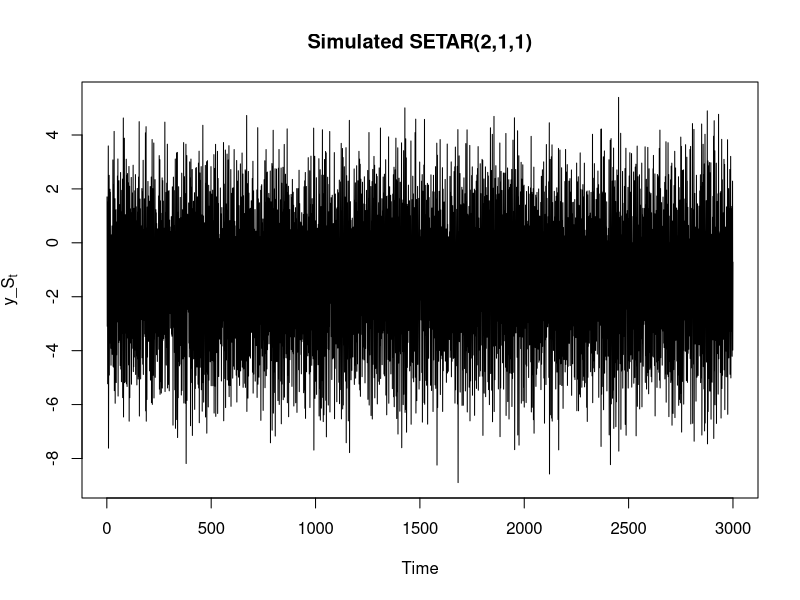
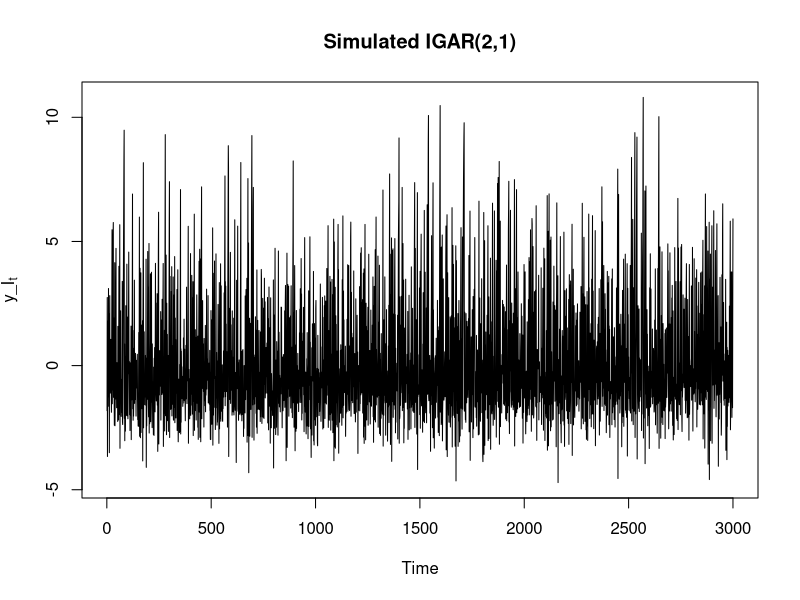
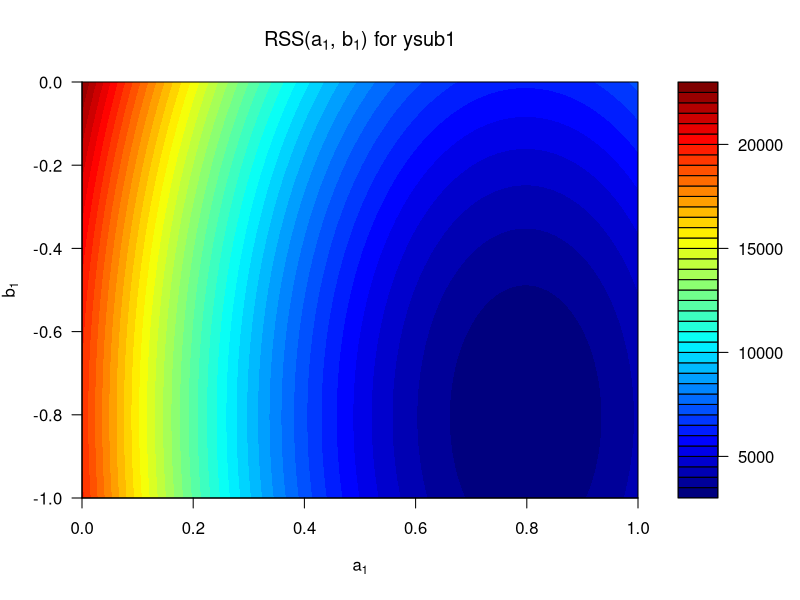
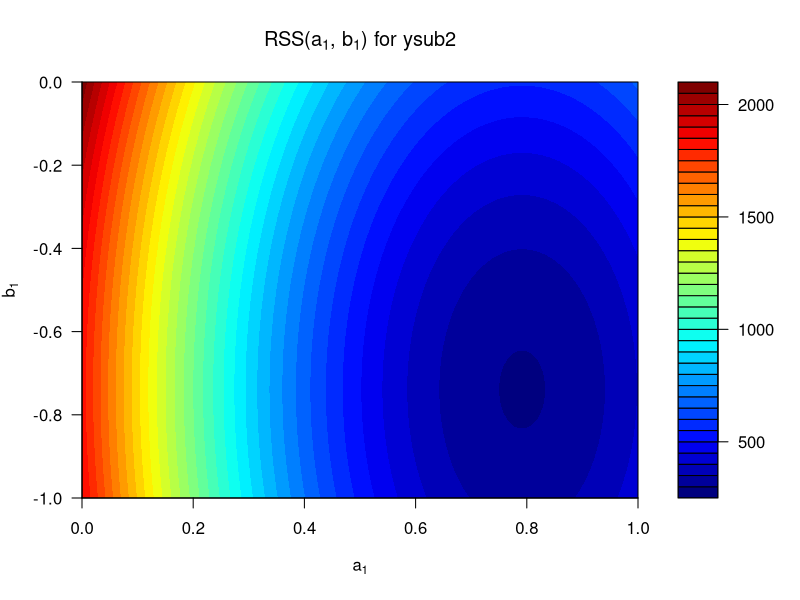
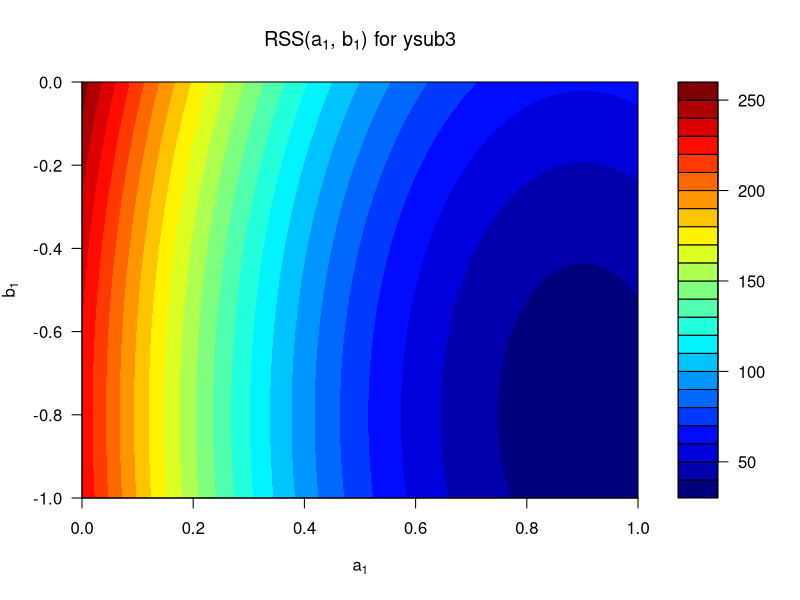

Reproduce these figures in R, in order. (Note: a time limit stopped this script after it produced the figures.)
## ---- chunk 1
set.seed(132)
n <- 3100
r <- rnorm(n)
a0_S <- 3
a1_S <- 0.8
b0_S <- -3
b1_S <- -0.8
thr <- 0
## Make a time series y with a regime model
y_S <- rep(NA,n)
y_S[1] <- r[1]
for(t in 2:n)
  {
    if(y_S[t-1] <= thr)
      {
        y_S[t] <- a0_S + a1_S * y_S[t-1] + r[t]
      }
    else
      {
        y_S[t] <- b0_S + b1_S * y_S[t-1] + r[t]
      }
  }

y_S <- tail(y_S, -100)

ts.plot(y_S, main = "Simulated SETAR(2,1,1)", ylab = expression(y_S[t]))
## ---- chunk 2

RSSa1b1_SETAR <- function(theta) {
    n <- length(y_S)
    a1_S <- theta[1]
    b1_S <- theta[2]
    
    Q <- 0
    for (t in 2:n) {
      if(y_S[t-1] <= thr)
      {
        mean <- a0_S + a1_S * y_S[t-1] 
      }
    else
      {
        mean <- b0_S + b1_S * y_S[t-1] 
      }
        Q <- Q + (y_S[t] - mean)^2
    }
    return(Q)
}
optim(c(0.5, 0.5), RSSa1b1_SETAR)

## ---- chunk 3
RSSthr_SETAR <- function(theta) {
    n <- length(y_S)
    thr <- theta[1]

    Q <- 0
    for (t in 2:n) {
      if(y_S[t-1] <= thr)
      {
        mean <- a0_S + a1_S * y_S[t-1] 
      }
    else
      {
        mean <- b0_S + b1_S * y_S[t-1] 
      }
        Q <- Q + (y_S[t] - mean)^2
    }
    return(Q)
}
optim(c(1), RSSthr_SETAR, method = 'Brent', lower = min(y_S), upper = max(y_S))

## ---- chunk 4
RSSall_SETAR <- function(theta) {
    n <- length(y_S)
    a0_S <- theta[1]
    a1_S <- theta[2]
    b0_S <- theta[3]
    b1_S <- theta[4]
    thr <- theta[5]
    
    Q <- 0
    for (t in 2:n) {
      if(y_S[t-1] <= thr)
      {
        mean <- a0_S + a1_S * y_S[t-1] 
      }
    else
      {
        mean <- b0_S + b1_S * y_S[t-1] 
      }
        Q <- Q + (y_S[t] - mean)^2
    }
    return(Q)
}
optim(c(0.5, 0.5, 0.5, 0.5, 0.5), RSSall_SETAR)
## ---- chunk 5
set.seed(41)
n <- 3100
a0_I <- 3
a1_I <- 0.8
b0_I <- -1
b1_I <- -0.2
p <- 0.3

r <- rnorm(n)
y_I <- rep(NA,n)
y_I[1] <- r[1]
for(t in 2:n)
  {
    if(rbinom(1,1,p) == 1)
      {
        y_I[t] <- a0_I + a1_I * y_I[t-1] + r[t]
      }
    else
      {
        y_I[t] <- b0_I + b1_I * y_I[t-1] + r[t]
      }
}

y_I <- tail(y_I, -100)

ts.plot(y_I, main = "Simulated IGAR(2,1)", ylab = expression(y_I[t]))
## ---- chunk 6
RSSa1b1_IGAR <- function(theta) {
    n <- length(y_I)
    a1_I <- theta[1]
    b1_I <- theta[2]
    
    Q <- 0
    for (t in 2:n) {
        mean = p*(a0_I + a1_I*y_I[t-1]) + (1-p)*(b0_I+b1_I*y_I[t-1])
        Q <- Q + (y_I[t] - mean)^2
    }
    return(Q)
}
optim(c(0.5, 0.5), RSSa1b1_IGAR)
## ---- chunk 7
RSSp_IGAR <- function(theta) {
    n <- length(y_I)
    p <- theta[1]
    
    Q <- 0
    for (t in 2:n) {
        mean = p*(a0_I + a1_I * y_I[t-1]) + (1-p) * (b0_I + b1_I * y_I[t-1])
        Q <- Q + (y_I[t] - mean)^2
    }
    return(Q)
}

optim(c(0.5), RSSp_IGAR, method='Brent', lower=0, upper=1)
## ---- chunk 8
RSSall_IGAR <- function(theta) {
    n <- length(y_I)
    a0_I <- theta[1]
    a1_I <- theta[2]
    b0_I <- theta[3]
    b1_I <- theta[4]
    p <- theta[5]

    
    Q <- 0
    for (t in 2:n) {
        mean = p*(a0_I + a1_I*y_I[t-1]) + (1-p)*(b0_I+b1_I*y_I[t-1])
        Q <- Q + (y_I[t] - mean)^2
    }
    return(Q)
}

optim(c(0.5, 0.5, 0.5, 0.5, 0.5), RSSall_IGAR)
## ---- chunk 9
# Function for estimating unknown parameters

RSSa1b1_SETAR <- function(theta, y_S) {
    n <- length(y_S)
    a1_S <- theta[1]
    b1_S <- theta[2]
    
    Q <- 0
    for (t in 2:n) {
      if(y_S[t-1] <= thr)
      {
        mean <- a0_S + a1_S * y_S[t-1] 
      }
    else
      {
        mean <- b0_S + b1_S * y_S[t-1] 
      }
        Q <- Q + (y_S[t] - mean)^2
    }
    return(Q)
}

# Sub intervals of y

ysub <- list(
ysub1 <- y_S[1:3000],
ysub2 <- y_S[1:300],
ysub3 <- y_S[1:30],
ysub4 <- y_S[1001:1300],
ysub5 <- y_S[1001:1030]
)
names(ysub) <- paste0("ysub", seq_along(ysub))

steps <- 100
# Create grid of points
X <- seq(0, 1, length.out = steps)
Y <- seq(-1, 0, length.out = steps)

# Evaluate RSSa1b1 over grid for all ysub

for (i in 1:length(ysub)) {

  Zi <- outer(X, Y, Vectorize(function(h, t) RSSa1b1_SETAR(c(h, t), ysub[[i]])))

  filled.contour(
    X, Y, Zi,
    xlab = expression(a[1]),
    ylab = expression(b[1]),
    main = bquote("RSS(" * a[1] * ", " * b[1] * ") for " * .(names(ysub)[i])),
    nlevels = 30,
    color.palette = colorRampPalette(c("#00007F", "blue", "#007FFF", "cyan", "#7FFF7F", "yellow", "#FF7F00", "red", "#7F0000"))
)
}
## ---- chunk 10
# Function for estimating unknown parameters
RSSa1b1_IGAR <- function(theta, y_I) {
    n <- length(y_I)
    a1_I <- theta[1]
    b1_I <- theta[2]
    
    Q <- 0
    for (t in 2:n) {
        mean = p*(a0_I + a1_I*y_I[t-1]) + (1-p)*(b0_I+b1_I*y_I[t-1])
        Q <- Q + (y_I[t] - mean)^2
    }
    return(Q)
}

ysub <- list(
ysub1 <- y_I[1:3000],
ysub2 <- y_I[1:300],
ysub3 <- y_I[1:30],
ysub4 <- y_I[1001:1300],
ysub5 <- y_I[1001:1030]
)
names(ysub) <- paste0("ysub", seq_along(ysub))

steps <- 100
# Create grid of points
X <- seq(0, 1, length.out = steps)
Y <- seq(-1, 0, length.out = steps)

for (i in 1:length(ysub)) {
  # Evaluate RSSa1b1 over grid
  Zi <- outer(X, Y, Vectorize(function(h, t) RSSa1b1_IGAR(c(h, t), ysub[[i]])))

  filled.contour(
    X, Y, Zi,
    xlab = expression(a[1]),
    ylab = expression(b[1]),
    main = bquote("RSS(" * a[1] * ", " * b[1] * ") for " * .(names(ysub)[i])),
    nlevels = 30,
    color.palette = colorRampPalette(c("#00007F", "blue", "#007FFF", "cyan", "#7FFF7F", "yellow", "#FF7F00", "red", "#7F0000"))
)
}
## ---- chunk 11
n=1000
sigmae<-3
sigmac <- 0.1
e <- rnorm(n,0,sigmae)
c <- rnorm(n,0,sigmac)
mu <- 0
phi <- -0.01
Phi <- numeric(n)
Phi[1] <- 0.1
y <- numeric(n)
y[1] <- e[1]


for( t in 2:n) {
    Phi[t] <- phi*Phi[t-1]+mu*(1-phi)+c[t]
    y[t] <- Phi[t]*y[t-1]+e[t]
    
    
}
    
plot(Phi, type='l')
plot(y, type='l')
## ---- chunk 12
a <- 0.4
sim_length <- 1000
num_sims <- 20
process_var <- 1
obs_var <- 1

sims <- vector(mode='list', length=num_sims)
for (i in 1:num_sims) {
    sim <- numeric(length=sim_length)
    sim[1] <- rnorm(1, mean=0, sd=sqrt(process_var))
    for (j in 2:sim_length) {
        sim[j] <- a * sim[j-1] + rnorm(1, mean=0, sd=sqrt(process_var))
    }
    sims[[i]] = sim + rnorm(sim_length, mean=0, sd=sqrt(obs_var))
}

plot(sims[[1]], type='l')
## ---- chunk 13
a_var <- 1
process_var <- 1
R1 <- matrix(c(process_var, 0, 0, 0), nrow=2, ncol=2)

x = matrix(nrow=2, ncol=sim_length)
x[1,1] <- rnorm(1, mean=0, sd=sqrt(process_var))
x[2,1] <- rnorm(1, mean=0, sd=sqrt(a_var))
P <- matrix(c(process_var, 0, 0, a_var), nrow=2, ncol=2)
f <- function(x) { return(matrix(c(x[1]*x[2], x[2])))}
F <- function(x) { return(matrix(c(x[2], 0, x[1], 1), ncol=2, nrow=2)) }
h <- function(x) { return(x[1]) }
H <- function (x) { return(matrix(c(1, 0), ncol=2)) }
    
i = 1
for (t in 2:sim_length) {
    xt = f(x[, t-1])
    P = F(x[,t-1]) %*% P %*% t(F(x[,t-1])) + R1
    
    res = sims[[i]][t] - xt[1]
    K = P %*% t(H(x[,t-1])) %*% solve(H(x[,t-1]) %*% P %*% t(H(x[,t-1])) + obs_var)
    xt = xt + K * res
    P = (diag(2) - K %*% H(x[,t-1])) %*% P
    
    x[,t] = xt
}

par(mfrow = c(2, 1),        # two rows, one column
    mar = c(4, 4, 2, 1))    # smaller margins

plot(x[1, ], type = "l", col = "steelblue", lwd = 2,
     main = expression("State 1: " ~ x[1]),
     xlab = "Time", ylab = "x[1]")

plot(x[2, ], type = "l", col = "darkred", lwd = 2,
     main = expression("State 2: " ~ x[2]),
     xlab = "Time", ylab = "x[2]")
abline(h = 0.4)
## ---- chunk 14
estimate_a <- function(data) {
    burn_in <- 500
    a_var <- 1
    R1 <- matrix(c(process_var, 0, 0, 0), nrow=2, ncol=2)
    
    x = matrix(nrow=2, ncol=sim_length)
    x[1,1] <- rnorm(1, mean=0, sd=sqrt(process_var))
    x[2,1] <- rnorm(1, mean=0, sd=sqrt(a_var))
    P <- matrix(c(process_var, 0, 0, a_var), nrow=2, ncol=2)
    f <- function(x) { return(matrix(c(x[1]*x[2], x[2])))}
    F <- function(x) { return(matrix(c(x[2], 0, x[1], 1), ncol=2, nrow=2)) }
    h <- function(x) { return(x[1]) }
    H <- function (x) { return(matrix(c(1, 0), ncol=2)) }
        
    for (t in 2:sim_length) {
        xt = f(x[, t-1])
        P = F(x[,t-1]) %*% P %*% t(F(x[,t-1])) + R1
        
        res = data[t] - xt[1]
        K = P %*% t(H(x[,t-1])) %*% solve(H(x[,t-1]) %*% P %*% t(H(x[,t-1])) + obs_var)
        xt = xt + K * res
        P = (diag(2) - K %*% H(x[,t-1])) %*% P
        
        x[,t] = xt
    }
    return(mean(x[2,burn_in:sim_length]))
}

estimates <- numeric(20)
for (i in 1:20) {
  estimates[i] <- estimate_a(sims[[i]])
}
quantile(estimates, probs = c(0.025, 0.5, 0.975))
boxplot(estimates, horizontal = TRUE)
